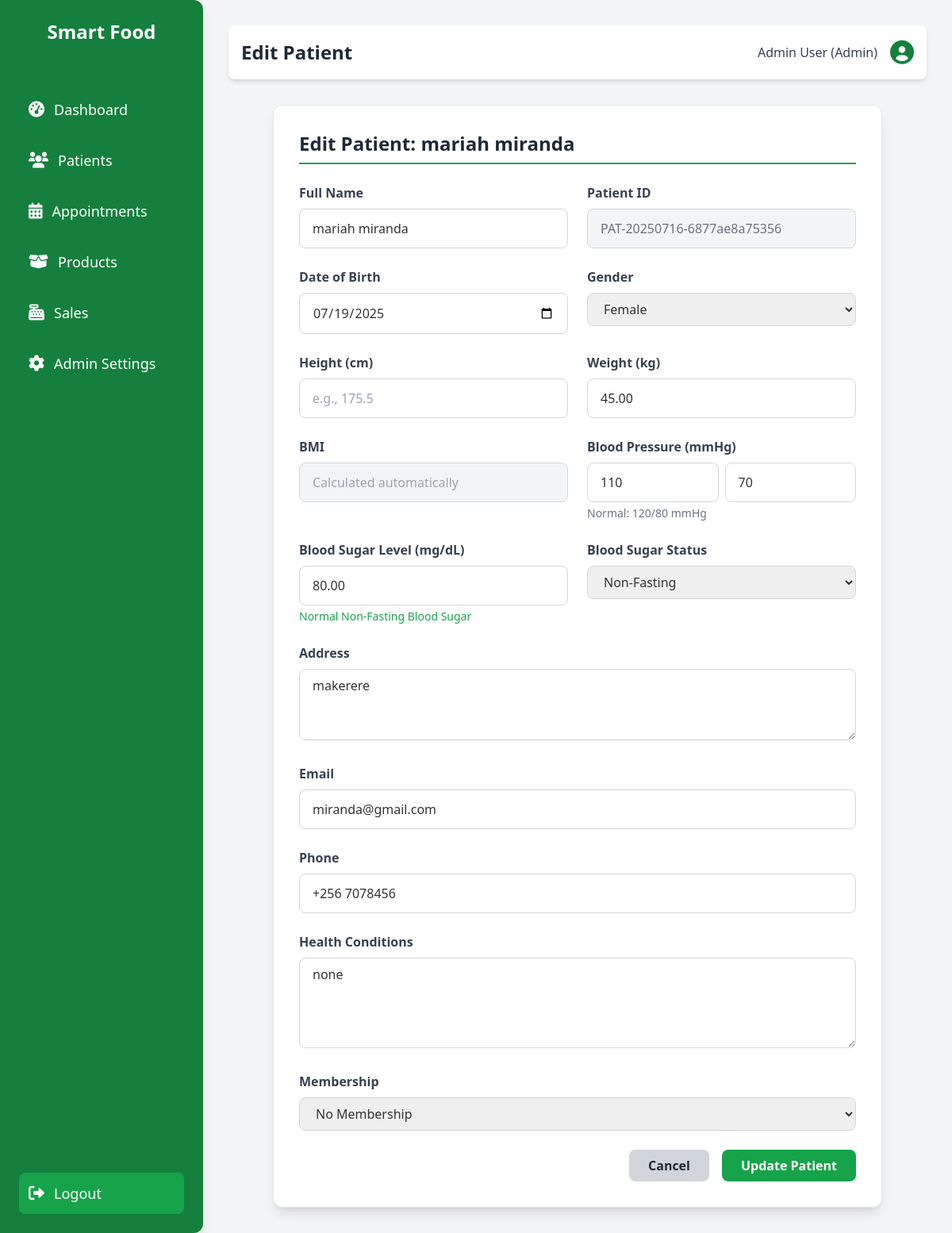
The page /patients/edit.php?id=3 (signed in) on the database its author committed.
### tables this page shows
CREATE TABLE `patients` (
  `patient_id` int(11) NOT NULL,
  `patient_unique_id` varchar(50) NOT NULL,
  `full_name` varchar(255) NOT NULL,
  `date_of_birth` date DEFAULT NULL,
  `gender` enum('Male','Female','Other') DEFAULT NULL,
  `height_cm` decimal(5,2) DEFAULT NULL,
  `address` text DEFAULT NULL,
  `email` varchar(255) DEFAULT NULL,
  `phone` varchar(50) DEFAULT NULL,
  `health_conditions` text DEFAULT NULL,
  `membership_status` enum('No Membership','Standard','Premium') NOT NULL DEFAULT 'No Membership',
  `created_at` datetime DEFAULT current_timestamp(),
  `updated_at` datetime DEFAULT current_timestamp() ON UPDATE current_timestamp()
);

CREATE TABLE `patient_health_metrics` (
  `metric_id` int(11) NOT NULL,
  `patient_id` int(11) NOT NULL,
  `record_date` datetime NOT NULL DEFAULT current_timestamp(),
  `weight_kg` decimal(5,2) DEFAULT NULL,
  `bmi` decimal(5,2) DEFAULT NULL,
  `systolic_bp` int(11) DEFAULT NULL,
  `diastolic_bp` int(11) DEFAULT NULL,
  `blood_sugar_level_mg_dL` decimal(6,2) DEFAULT NULL,
  `blood_sugar_fasting_status` enum('Fasting (8+ hours)','Non-Fasting','Random') DEFAULT NULL
);

### patients/edit.php (the view, shortened to what this page needs)
<?php
require_once __DIR__ . '/../includes/db_connect.php';
$patient = null;
$latestMetrics = [];
$patient_id = filter_var($_GET['id'] ?? null, FILTER_VALIDATE_INT);
try {
    $stmt = $pdo->prepare("SELECT * FROM patients WHERE patient_id = :patient_id");
    $stmt->bindParam(':patient_id', $patient_id, PDO::PARAM_INT);
    $stmt->execute();
    $patient = $stmt->fetch(PDO::FETCH_ASSOC);
    $stmt_metrics = $pdo->prepare("SELECT * FROM patient_health_metrics WHERE patient_id = :patient_id ORDER BY record_date DESC LIMIT 1");
    $stmt_metrics->bindParam(':patient_id', $patient_id, PDO::PARAM_INT);
    $stmt_metrics->execute();
    $latestMetrics = $stmt_metrics->fetch(PDO::FETCH_ASSOC);
} catch (PDOException $e) {
    error_log("Error fetching patient for editing: " . $e->getMessage());
    $message = "Error loading patient data for editing. Please try again later.";
    header('Location: ' . BASE_URL . 'list.php?message=' . urlencode($message));
    exit();
}
require_once __DIR__ . '/../includes/header.php';
?>
<div class="max-w-3xl mx-auto bg-white p-8 rounded-xl shadow-lg border border-gray-200">
    <h2 class="text-2xl font-bold text-gray-800 mb-6 border-b-2 border-green-600 pb-2">Edit Patient: <?php echo htmlspecialchars($patient['full_name']); ?></h2>
    <form action="<?php echo BASE_URL; ?>process_patient.php" method="POST" class="space-y-6">
        <div class="grid grid-cols-1 md:grid-cols-2 gap-6">
            <div>
                <label for="full_name" class="block text-gray-700 font-semibold mb-2">Full Name</label>
                <input type="text" id="full_name" name="full_name" required placeholder="John Doe" value="<?php echo htmlspecialchars($patient['full_name'] ?? ''); ?>" class="w-full px-4 py-2 border rounded-lg focus:outline-none focus:ring-2 focus:ring-blue-500">
            </div>
            <div>
                <label for="patient_unique_id" class="block text-gray-700 font-semibold mb-2">Patient ID</label>
                <input type="text" id="patient_unique_id" name="patient_unique_id" value="<?php echo htmlspecialchars($patient['patient_unique_id'] ?? ''); ?>" disabled class="w-full px-4 py-2 border rounded-lg bg-gray-100 text-gray-500 cursor-not-allowed">
            </div>
            <div>
                <label for="date_of_birth" class="block text-gray-700 font-semibold mb-2">Date of Birth</label>
                <input type="date" id="date_of_birth" name="date_of_birth" value="<?php echo htmlspecialchars($patient['date_of_birth'] ?? ''); ?>" class="w-full px-4 py-2 border rounded-lg focus:outline-none focus:ring-2 focus:ring-blue-500">
            </div>
            <div>
                <label for="gender" class="block text-gray-700 font-semibold mb-2">Gender</label>
                <select id="gender" name="gender" class="w-full px-4 py-2 border rounded-lg focus:outline-none focus:ring-2 focus:ring-blue-500">
                    <option value="Female" <?php echo ($patient['gender'] ?? '') === 'Female' ? 'selected' : ''; ?>>Female</option>
                </select>
            </div>
            <div>
                <label for="height_cm" class="block text-gray-700 font-semibold mb-2">Height (cm)</label>
                <input type="number" id="height_cm" name="height_cm" step="0.01" placeholder="e.g., 175.5" value="<?php echo htmlspecialchars($latestMetrics['height_cm'] ?? ''); ?>" class="w-full px-4 py-2 border rounded-lg focus:outline-none focus:ring-2 focus:ring-blue-500">
            </div>
            <div>
                <label for="weight_kg" class="block text-gray-700 font-semibold mb-2">Weight (kg)</label>
                <input type="number" id="weight_kg" name="weight_kg" step="0.01" placeholder="e.g., 70.2" value="<?php echo htmlspecialchars($latestMetrics['weight_kg'] ?? ''); ?>" class="w-full px-4 py-2 border rounded-lg focus:outline-none focus:ring-2 focus:ring-blue-500">
            </div>
            <div>
                <label for="bmi" class="block text-gray-700 font-semibold mb-2">BMI</label>
                <input type="text" id="bmi" name="bmi" placeholder="Calculated automatically" disabled value="<?php echo htmlspecialchars($latestMetrics['bmi'] ?? ''); ?>" class="w-full px-4 py-2 border rounded-lg bg-gray-100 text-gray-500 cursor-not-allowed">
            </div>
            <div>
                <label for="systolic_bp" class="block text-gray-700 font-semibold mb-2">Blood Pressure (mmHg)</label>
                <div class="flex gap-2">
                    <input type="number" id="systolic_bp" name="systolic_bp" placeholder="Systolic" value="<?php echo htmlspecialchars($latestMetrics['systolic_bp'] ?? ''); ?>" class="w-1/2 px-4 py-2 border rounded-lg focus:outline-none focus:ring-2 focus:ring-blue-500">
                    <input type="number" id="diastolic_bp" name="diastolic_bp" placeholder="Diastolic" value="<?php echo htmlspecialchars($latestMetrics['diastolic_bp'] ?? ''); ?>" class="w-1/2 px-4 py-2 border rounded-lg focus:outline-none focus:ring-2 focus:ring-blue-500">
                </div>
                <p id="bp_status" class="text-sm text-gray-500 mt-1">Normal: 120/80 mmHg</p>
            </div>
            <div>
                <label for="blood_sugar_level_mg_dL" class="block text-gray-700 font-semibold mb-2">Blood Sugar Level (mg/dL)</label>
                <input type="number" id="blood_sugar_level_mg_dL" name="blood_sugar_level_mg_dL" step="0.01" placeholder="mg/dL" value="<?php echo htmlspecialchars($latestMetrics['blood_sugar_level_mg_dL'] ?? ''); ?>" class="w-full px-4 py-2 border rounded-lg focus:outline-none focus:ring-2 focus:ring-blue-500">
                <p id="bs_status" class="text-sm text-gray-500 mt-1">Normal fasting: 70-100 mg/dL</p>
            </div>
            <div>
                <label for="blood_sugar_fasting_status" class="block text-gray-700 font-semibold mb-2">Blood Sugar Status</label>
                <select id="blood_sugar_fasting_status" name="blood_sugar_fasting_status" class="w-full px-4 py-2 border rounded-lg focus:outline-none focus:ring-2 focus:ring-blue-500">
                    <option value="Non-Fasting" <?php echo ($latestMetrics['blood_sugar_fasting_status'] ?? '') === 'Non-Fasting' ? 'selected' : ''; ?>>Non-Fasting</option>
                </select>
            </div>
        </div>
        <div>
            <label for="address" class="block text-gray-700 font-semibold mb-2">Address</label>
            <textarea id="address" name="address" rows="3" placeholder="Patient's full address" class="w-full px-4 py-2 border rounded-lg focus:outline-none focus:ring-2 focus:ring-blue-500"><?php echo htmlspecialchars($patient['address'] ?? ''); ?></textarea>
        </div>
        <div>
            <label for="email" class="block text-gray-700 font-semibold mb-2">Email</label>
            <input type="email" id="email" name="email" placeholder="patient.email@example.com" value="<?php echo htmlspecialchars($patient['email'] ?? ''); ?>" class="w-full px-4 py-2 border rounded-lg focus:outline-none focus:ring-2 focus:ring-blue-500">
        </div>
        <div>
            <label for="phone" class="block text-gray-700 font-semibold mb-2">Phone</label>
            <input type="text" id="phone" name="phone" placeholder="+256 7XX XXX XXX" value="<?php echo htmlspecialchars($patient['phone'] ?? ''); ?>" class="w-full px-4 py-2 border rounded-lg focus:outline-none focus:ring-2 focus:ring-blue-500">
        </div>
        <div>
            <label for="health_conditions" class="block text-gray-700 font-semibold mb-2">Health Conditions</label>
            <textarea id="health_conditions" name="health_conditions" rows="4" placeholder="Enter any health conditions, allergies, or medical history..." class="w-full px-4 py-2 border rounded-lg focus:outline-none focus:ring-2 focus:ring-blue-500"><?php echo htmlspecialchars($patient['health_conditions'] ?? ''); ?></textarea>
        </div>
        <div>
            <label for="membership_status" class="block text-gray-700 font-semibold mb-2">Membership</label>
            <select id="membership_status" name="membership_status" class="w-full px-4 py-2 border rounded-lg focus:outline-none focus:ring-2 focus:ring-blue-500">
                <option value="No Membership" <?php echo ($patient['membership_status'] ?? '') === 'No Membership' ? 'selected' : ''; ?>>No Membership</option>
            </select>
        </div>
        <div class="flex justify-end space-x-4 mt-6">
            <a href="<?php echo BASE_URL; ?>view.php?id=<?php echo $patient['patient_id']; ?>" class="px-6 py-2 rounded-lg bg-gray-300 text-gray-800 font-semibold hover:bg-gray-400 transition-colors">Cancel</a>
            <button type="submit" class="px-6 py-2 rounded-lg bg-green-600 text-white font-semibold hover:bg-green-700 transition-colors">Update Patient</button>
        </div>
    </form>
</div>
<?php
require_once __DIR__ . '/../includes/footer.php';
?>

### assets/css/style.css (style rules this page uses)
body { margin: 0; padding: 0; line-height: 1.6; color: #333; -webkit-font-smoothing: antialiased; -moz-osx-font-smoothing: grayscale; }
:root { --font-family: Arial, sans-serif; --background-color: #f9f9f9; --text-color: #333; --primary-color: #2e8b57; --secondary-color: #388e3c; --hover-color: #3aa76d; --danger-color: #d9534f; --border-color: #ccc; --light-grey: #eaeaea; --table-stripe: #f8f9fa; --table-hover: #f1f8e9; --box-shadow: 0 0 10px rgba(0, 0, 0, 0.1); --border-radius: 8px; --transition: background-color 0.3s ease; }
h2 { margin-bottom: 20px; }
h1, h2, h3, h4, h5, h6 { font-weight: 600; color: #2d3748; }
input[type="text"], input[type="email"], input[type="password"], input[type="number"], input[type="date"], input[type="time"], select, textarea { border: 1px solid #d1d5db; border-radius: 0.5rem; padding: 0.75rem 1rem; width: 100%; box-sizing: border-box; transition: border-color 0.2s ease-in-out, box-shadow 0.2s ease-in-out; }
.rounded-lg { border-radius: 0.5rem; }

### assets/css/dashboard.css (style rules this page uses)
.grid-cols-1 { grid-template-columns: repeat(1, minmax(0, 1fr)); }
.gap-6 { gap: 1.5rem; }
.text-green-600 { color: #059669; }
.p-8 { padding: 2rem; }

### assets/css/forms.css (style rules this page uses)
input[type="text"], input[type="email"], input[type="password"], input[type="number"], input[type="date"], input[type="time"], select, textarea { padding: 0.75rem 1rem; font-size: 1rem; }

### rows shown on the page
patients: full_name "mariah miranda", patient_unique_id "PAT-20250716-6877ae8a75356", date_of_birth "07/19/2025", gender "Female", address "makerere", email "miranda@gmail.com", phone "+256 7078456", health_conditions "none", membership_status "No Membership"
patient_health_metrics: weight_kg "45.00", systolic_bp "110", diastolic_bp "70", blood_sugar_level_mg_dL "80.00", blood_sugar_fasting_status "Non-Fasting"

### other values the page prints
SITE_NAME "Smart Food"
$pageTitle "Edit Patient"
$_SESSION['full_name'] "Admin User"
$_SESSION['role'] "Admin"
